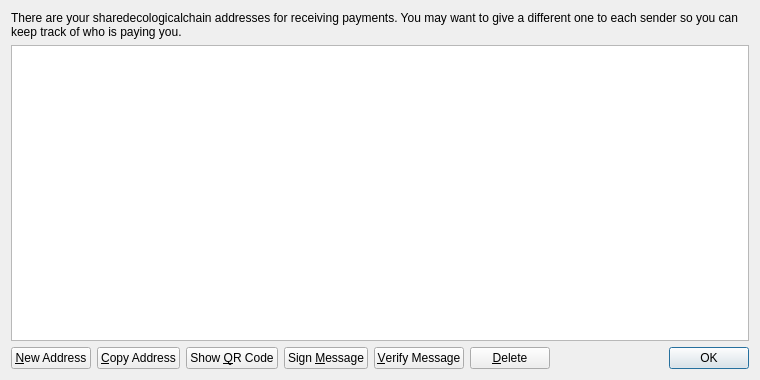
<?xml version="1.0" encoding="UTF-8"?>
<ui version="4.0">
 <class>AddressBookPage</class>
 <widget class="QWidget" name="AddressBookPage">
  <property name="geometry">
   <rect>
    <x>0</x>
    <y>0</y>
    <width>760</width>
    <height>380</height>
   </rect>
  </property>
  <property name="windowTitle">
   <string>Address Book</string>
  </property>
  <layout class="QVBoxLayout" name="verticalLayout">
   <item>
    <widget class="QLabel" name="labelExplanation">
     <property name="text">
      <string>There are your sharedecologicalchain addresses for receiving payments. You may want to give a different one to each sender so you can keep track of who is paying you.</string>
     </property>
     <property name="textFormat">
      <enum>Qt::PlainText</enum>
     </property>
     <property name="wordWrap">
      <bool>true</bool>
     </property>
    </widget>
   </item>
   <item>
    <widget class="QTableView" name="tableView">
     <property name="contextMenuPolicy">
      <enum>Qt::CustomContextMenu</enum>
     </property>
     <property name="toolTip">
      <string>Double-click to edit address or label</string>
     </property>
     <property name="tabKeyNavigation">
      <bool>false</bool>
     </property>
     <property name="alternatingRowColors">
      <bool>true</bool>
     </property>
     <property name="selectionMode">
      <enum>QAbstractItemView::SingleSelection</enum>
     </property>
     <property name="selectionBehavior">
      <enum>QAbstractItemView::SelectRows</enum>
     </property>
     <property name="sortingEnabled">
      <bool>true</bool>
     </property>
     <attribute name="verticalHeaderVisible">
      <bool>false</bool>
     </attribute>
    </widget>
   </item>
   <item>
    <layout class="QHBoxLayout" name="horizontalLayout">
     <item>
      <widget class="QPushButton" name="newAddressButton">
       <property name="toolTip">
        <string>Create a new address</string>
       </property>
       <property name="text">
        <string>&amp;New Address</string>
       </property>
       <property name="icon">
        <iconset resource="../bitcoin.qrc">
         <normaloff>:/icons/add</normaloff>:/icons/add</iconset>
       </property>
      </widget>
     </item>
     <item>
      <widget class="QPushButton" name="copyToClipboard">
       <property name="toolTip">
        <string>Copy the currently selected address to the system clipboard</string>
       </property>
       <property name="text">
        <string>&amp;Copy Address</string>
       </property>
       <property name="icon">
        <iconset resource="../bitcoin.qrc">
         <normaloff>:/icons/editcopy</normaloff>:/icons/editcopy</iconset>
       </property>
      </widget>
     </item>
     <item>
      <widget class="QPushButton" name="showQRCode">
       <property name="text">
        <string>Show &amp;QR Code</string>
       </property>
       <property name="icon">
        <iconset resource="../bitcoin.qrc">
         <normaloff>:/icons/qrcode</normaloff>:/icons/qrcode</iconset>
       </property>
      </widget>
     </item>
     <item>
      <widget class="QPushButton" name="signMessage">
       <property name="toolTip">
        <string>Sign a message to prove you own a sharedecologicalchain address</string>
       </property>
       <property name="text">
        <string>Sign &amp;Message</string>
       </property>
       <property name="icon">
        <iconset resource="../bitcoin.qrc">
         <normaloff>:/icons/edit</normaloff>:/icons/edit</iconset>
       </property>
      </widget>
     </item>
     <item>
      <widget class="QPushButton" name="verifyMessage">
       <property name="toolTip">
        <string>Verify a message to ensure it was signed with a specified sharedecologicalchain address</string>
       </property>
       <property name="text">
        <string>&amp;Verify Message</string>
       </property>
       <property name="icon">
        <iconset resource="../bitcoin.qrc">
         <normaloff>:/icons/transaction_0</normaloff>:/icons/transaction_0</iconset>
       </property>
      </widget>
     </item>
     <item>
      <widget class="QPushButton" name="deleteButton">
       <property name="toolTip">
        <string>Delete the currently selected address from the list</string>
       </property>
       <property name="text">
        <string>&amp;Delete</string>
       </property>
       <property name="icon">
        <iconset resource="../bitcoin.qrc">
         <normaloff>:/icons/remove</normaloff>:/icons/remove</iconset>
       </property>
      </widget>
     </item>
     <item>
      <spacer name="horizontalSpacer">
       <property name="orientation">
        <enum>Qt::Horizontal</enum>
       </property>
       <property name="sizeHint" stdset="0">
        <size>
         <width>40</width>
         <height>20</height>
        </size>
       </property>
      </spacer>
     </item>
     <item>
      <widget class="QDialogButtonBox" name="buttonBox">
       <property name="sizePolicy">
        <sizepolicy hsizetype="Maximum" vsizetype="Fixed">
         <horstretch>0</horstretch>
         <verstretch>0</verstretch>
        </sizepolicy>
       </property>
       <property name="standardButtons">
        <set>QDialogButtonBox::Ok</set>
       </property>
      </widget>
     </item>
    </layout>
   </item>
  </layout>
 </widget>
 <resources>
  <include location="../bitcoin.qrc"/>
 </resources>
 <connections/>
</ui>
